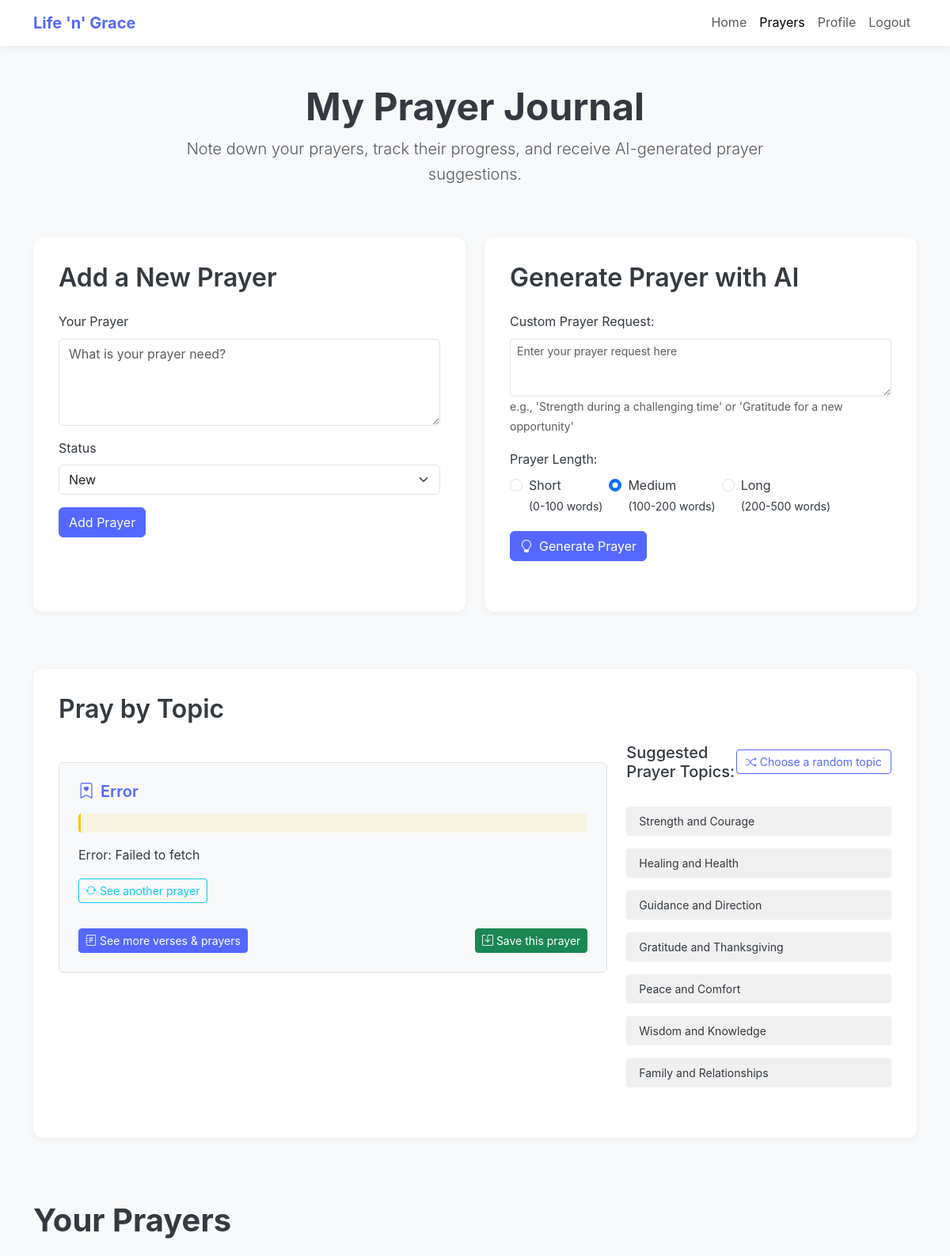
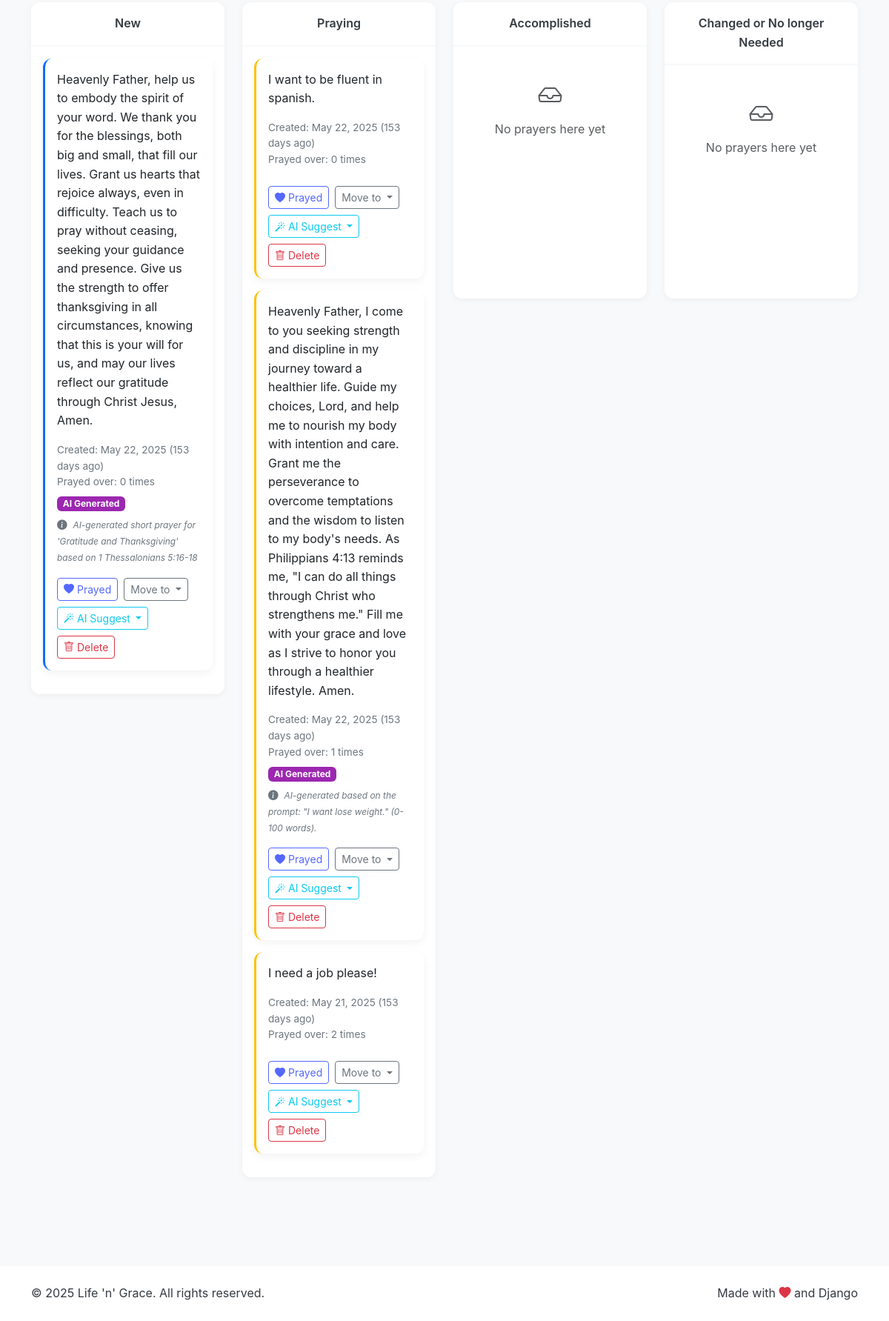
/prayers/ (signed in), run on the app's committed database (2 pictures, top to bottom).
### prayers/models.py (models this page shows, shortened)
class Prayer(models.Model):
    PRAYER_STATUS_CHOICES = [
        ('new', 'New'),
        ('praying', 'Praying'),
        ('accomplished', 'Accomplished'),
        ('changed_or_no_longer_needed', 'Changed or No longer Needed'),
    ]
    text = models.TextField()
    created_at = models.DateTimeField(default=timezone.now)
    updated_at = models.DateTimeField(auto_now=True)
    clicked_as_prayed_over_count = models.PositiveIntegerField(default=0)
    has_been_changed = models.BooleanField(default=False) # Will be set to True if text is modified after creation
    status = models.CharField(
        max_length=50,
        choices=PRAYER_STATUS_CHOICES,
        default='new',
    )
    is_ai_generated = models.BooleanField(default=False)
    ai_generation_references = models.TextField(blank=True, null=True) # To store what info AI used

### prayers/views.py (the view)
# urls.py: path('', login_required(views.prayer_list_view), name='prayer_list'),
@login_required
def prayer_list_view(request):
    repo = get_repository()
    prayers = repo.list_prayers()
    generated_prayer = None
    generated_references = None
    if 'generated_prayer' in request.session:
        generated_prayer = request.session.pop('generated_prayer')
        generated_references = request.session.pop('generated_references', '')
    context = {
        'prayers': prayers,
        'prayer_form': PrayerForm(),
        'ai_prompt_form': AIPrayerPromptForm(),
        'prayer_topics': get_prayer_topics(),
        'generated_prayer': generated_prayer,
        'generated_references': generated_references,
    }
    return render(request, 'prayers/prayer_list.html', context)

### prayers/templates/prayers/prayer_list.html (shortened to what this page needs)
{% load prayer_filters %}
<!DOCTYPE html>
<html lang="en">
<head>
    <link href="https://cdn.jsdelivr.net/npm/bootstrap@5.3.6/dist/css/bootstrap.min.css" rel="stylesheet">
    <link rel="stylesheet" href="https://cdn.jsdelivr.net/npm/bootstrap-icons@1.11.1/font/bootstrap-icons.css">
</head>
<body>
    <nav class="navbar navbar-expand-lg navbar-light bg-white">
    <div class="container">
            <a class="navbar-brand" href="{% url 'home' %}">
                <span class="fw-bold text-primary">Life 'n' Grace</span>
            </a>
            <div class="collapse navbar-collapse" id="navbarNav">
                <ul class="navbar-nav ms-auto">
                    <li class="nav-item"><a class="nav-link" href="{% url 'home' %}">Home</a></li>
                    <li class="nav-item"><a class="nav-link active" href="{% url 'prayer_list' %}">Prayers</a></li>
                    <li class="nav-item"><a class="nav-link" href="{% url 'profile' %}">Profile</a></li>
                    <li class="nav-item"><a class="nav-link" href="{% url 'account_logout' %}">Logout</a></li>
                </ul>
            </div>
        </div>
    </nav>
    <div class="container py-5">
        <div class="row">
            <div class="col-lg-8 mx-auto text-center mb-5">
                <h1 class="display-5 fw-bold">My Prayer Journal</h1>
                <p class="lead text-muted">Note down your prayers, track their progress, and receive AI-generated prayer suggestions.</p>
            </div>
        </div>
        <div class="row mb-5">
            <div class="col-lg-6 mb-4">
                <div class="form-section h-100">
                    <h2>Add a New Prayer</h2>
                    <form method="post" action="{% url 'add_prayer' %}">
                        <div class="mb-3">
                            <label for="{{ prayer_form.text.id_for_label }}" class="form-label">Your Prayer</label>
                            {{ prayer_form.text|add_class:"form-control" }}
                        </div>
                        <div class="mb-3">
                            <label for="{{ prayer_form.status.id_for_label }}" class="form-label">Status</label>
                            {{ prayer_form.status|add_class:"form-select" }}
                        </div>
                        <button type="submit" class="btn btn-primary">Add Prayer</button>
                    </form>
                </div>
            </div>
            <div class="col-lg-6 mb-4">
                <div class="form-section h-100">
                    <h2>Generate Prayer with AI</h2>
                    <form method="post" action="{% url 'suggest_ai_prayer' %}" id="aiPrayerForm">
                        <div class="mb-3">
                            <label for="{{ ai_prompt_form.prompt.id_for_label }}" class="form-label">Custom Prayer Request:</label>
                            {{ ai_prompt_form.prompt|add_class:"form-control form-control-sm" }}
                            <small class="text-muted">e.g., 'Strength during a challenging time' or 'Gratitude for a new opportunity'</small>
                        </div>
                        <div class="mb-3">
                            <label class="form-label">Prayer Length:</label>
                            <div class="d-flex gap-2">
                                <div class="form-check">
                                    <input class="form-check-input" type="radio" name="word_count" id="wordCount0" value="short">
                                    <label class="form-check-label" for="wordCount0">
                                        Short<br>
                                        <small>(0-100 words)</small>
                                    </label>
                                </div>
                                <div class="form-check">
                                    <input class="form-check-input" type="radio" name="word_count" id="wordCount1" value="medium" checked>
                                    <label class="form-check-label" for="wordCount1">
                                        Medium<br>
                                        <small>(100-200 words)</small>
                                    </label>
                                </div>
                                <div class="form-check">
                                    <input class="form-check-input" type="radio" name="word_count" id="wordCount2" value="long">
                                    <label class="form-check-label" for="wordCount2">
                                        Long<br>
                                        <small>(200-500 words)</small>
                                    </label>
                                </div>
                            </div>
                        </div>
                        <button type="button" id="generatePrayerBtn" class="btn btn-primary">
                            <i class="bi bi-lightbulb me-2"></i>Generate Prayer
                        </button>
                    </form>
                </div>
            </div>
        </div>
        <div class="row mb-5">
            <div class="col-12">
                <div class="form-section">
                    <h2 class="mb-4">Pray by Topic</h2>
                    <div class="row">
                        <div class="col-lg-8">
                            <div id="topicPreviewContainer" class="p-4 border rounded bg-light">
                                <div id="topicPreviewContent">
                                    <h5 class="topic-preview-title">
                                        <i class="bi bi-bookmark-heart me-2"></i><span id="previewTopicTitle"></span>
                                    </h5>
                                    <div class="preview-verse" id="previewVerse"></div>
                                    <p id="previewPrayer"></p>
                                    <button id="seeAnotherPrayer" class="btn btn-sm btn-outline-info mb-3">
                                        <i class="bi bi-arrow-repeat me-1"></i>See another prayer
                                    </button>
                                    <div class="d-flex justify-content-between">
                                        <a id="seeMoreLink" href="#" class="btn btn-sm btn-primary">
                                            <i class="bi bi-journal-text me-1"></i>See more verses & prayers
                                        </a>
                                        <button id="saveTopicPrayer" class="btn btn-sm btn-success">
                                            <i class="bi bi-save me-1"></i>Save this prayer
                                        </button>
                                    </div>
                                </div>
                            </div>
                        </div>
                        <div class="col-lg-4">
                            <div class="mb-4">
                                <div class="topic-buttons">
                                    <h5 class="mb-3">Suggested Prayer Topics:</h5>
                                    <button id="randomTopicBtn" class="btn btn-sm btn-outline-primary mb-3 w-100">
                                        <i class="bi bi-shuffle me-1"></i>Choose a random topic
                                    </button>
                                </div>
                                <div class="d-flex flex-column gap-2">
                                    {% for topic, verses in prayer_topics.items %}
                                        <button type="button" class="btn btn-sm btn-outline-secondary topic-badge topic-preview-btn" data-topic="{{ topic }}">
                                            {{ topic }}
                                        </button>
                                    {% endfor %}
                                </div>
                            </div>
                        </div>
                    </div>
                </div>
            </div>
        </div>
        <div class="prayers-section">
            <h2 class="display-6 fw-bold mb-4">Your Prayers</h2>
            <div class="row">
            {% for status_val, status_display in prayer_form.fields.status.choices %}
                <div class="col-md-3 mb-4">
                    <div class="kanban-column">
                        <div class="kanban-column-header text-center">
                            {{ status_display }}
                        </div>
                        <div class="p-3">
                    {% for prayer in prayers %}
                        {% if prayer.status == status_val %}
                            <div class="card prayer-card {{ status_val }}" id="prayer-{{ prayer.id }}">
                                <div class="card-body">
                                    <p class="card-text">{{ prayer.text }}</p>
                                    <div class="meta-info mb-2">
                                        <div>Created: {{ prayer.created_at|date:"M d, Y" }} ({{ prayer.age_in_days }} days ago)</div>
                                        <div>Prayed over: {{ prayer.clicked_as_prayed_over_count }} times</div>
                                    </div>
                                    <div class="d-flex gap-1 mb-2">
                                        {% if prayer.is_ai_generated %}
                                        <span class="badge ai-generated">AI Generated</span>
                                        {% endif %}
                                    </div>
                                {% if prayer.is_ai_generated %}
                                    <div class="meta-info small fst-italic mb-2">
                                        <i class="bi bi-info-circle-fill me-1"></i>
                                        <small>{{ prayer.ai_generation_references }}</small>
                                    </div>
                                    {% endif %}
                                    <div class="prayer-actions mt-3">
                                        <form method="post" action="{% url 'mark_as_prayed_over' prayer.id %}">
                                            <button type="submit" class="btn btn-sm btn-outline-primary">
                                                <i class="bi bi-heart-fill me-1"></i>Prayed
                                            </button>
                                        </form>
                                        <div class="dropdown">
                                            <button class="btn btn-sm btn-outline-secondary dropdown-toggle" type="button" data-bs-toggle="dropdown" aria-expanded="false">
                                                Move to
                                            </button>
                                        </div>
                                        <div class="dropdown">
                                            <button class="btn btn-sm btn-outline-info dropdown-toggle" type="button" data-bs-toggle="dropdown" aria-expanded="false">
                                                <i class="bi bi-magic me-1"></i>AI Suggest
                                            </button>
                                        </div>
                                        <form method="post" action="{% url 'delete_prayer' prayer.id %}" onsubmit="return confirm('Are you sure you want to delete this prayer?');">
                                            <button type="submit" class="btn btn-sm btn-outline-danger">
                                                <i class="bi bi-trash me-1"></i>Delete
                                            </button>
                                    </form>
                                    </div>
                                </div>
                            </div>
                        {% endif %}
                    {% endfor %}
                            {% if not prayers|filter_by_status:status_val %}
                            <div class="text-center text-muted p-4">
                                <i class="bi bi-inbox fs-2"></i>
                                <p class="mt-2">No prayers here yet</p>
                            </div>
                            {% endif %}
                        </div>
                    </div>
                </div>
            {% endfor %}
            </div>
        </div>
        </div>
    <footer class="bg-white py-4 mt-5">
        <div class="container">
            <div class="row">
                <div class="col-md-6">
                    <p class="mb-0">&copy; {% now "Y" %} Life 'n' Grace. All rights reserved.</p>
                </div>
                <div class="col-md-6 text-md-end">
                    <p class="mb-0">Made with <i class="bi bi-heart-fill text-danger"></i> and Django</p>
                </div>
            </div>
    </div>
    </footer>
</body>
</html>

### data on the page
Prayer: text "Heavenly Father, help us to embody the spirit of your word. We thank you for the blessings, both big and small, that fill our lives. Grant us hearts that rejoice always, even in difficulty. Teach us to pray without ceasing, seeking your guidance and presence. Give us the strength to offer thanksgiving in all circumstances, knowing that this is your will for us, and may our lives reflect our gratitude through Christ Jesus, Amen.", created_at "May 22, 2025", ai_generation_references "AI-generated short prayer for 'Gratitude and Thanksgiving' based on 1 Thessalonians 5:16-18"
Prayer: text "I want to be fluent in spanish.", created_at "May 22, 2025", status "praying" (drawn)
Prayer: text "Heavenly Father, I come to you seeking strength and discipline in my journey toward a healthier life. Guide my choices, Lord, and help me to nourish my body with intention and care. Grant me the perseverance to overcome temptations and the wisdom to listen to my body's needs. As Philippians 4:13 reminds me, \"I can do all things through Christ who strengthens me.\" Fill me with your grace and love as I strive to honor you through a healthier lifestyle. Amen.", created_at "May 22, 2025", ai_generation_references "AI-generated based on the prompt: \"I want lose weight.\" (0-100 words)."
Prayer: text "I need a job please!", created_at "May 21, 2025", status "praying" (drawn)

### other printed values
{{ topic }} "Strength and Courage" "Healing and Health" "Guidance and Direction" "Gratitude and Thanksgiving" "Peace and Comfort" "Wisdom and Knowledge" "Family and Relationships"
{{ status_display }} "New" "Praying" "Accomplished" "Changed or No longer Needed"
{{ prayer.age_in_days }} "153" "153" "153" "153"
{{ prayer.clicked_as_prayed_over_count }} "0" "0" "1" "2"
